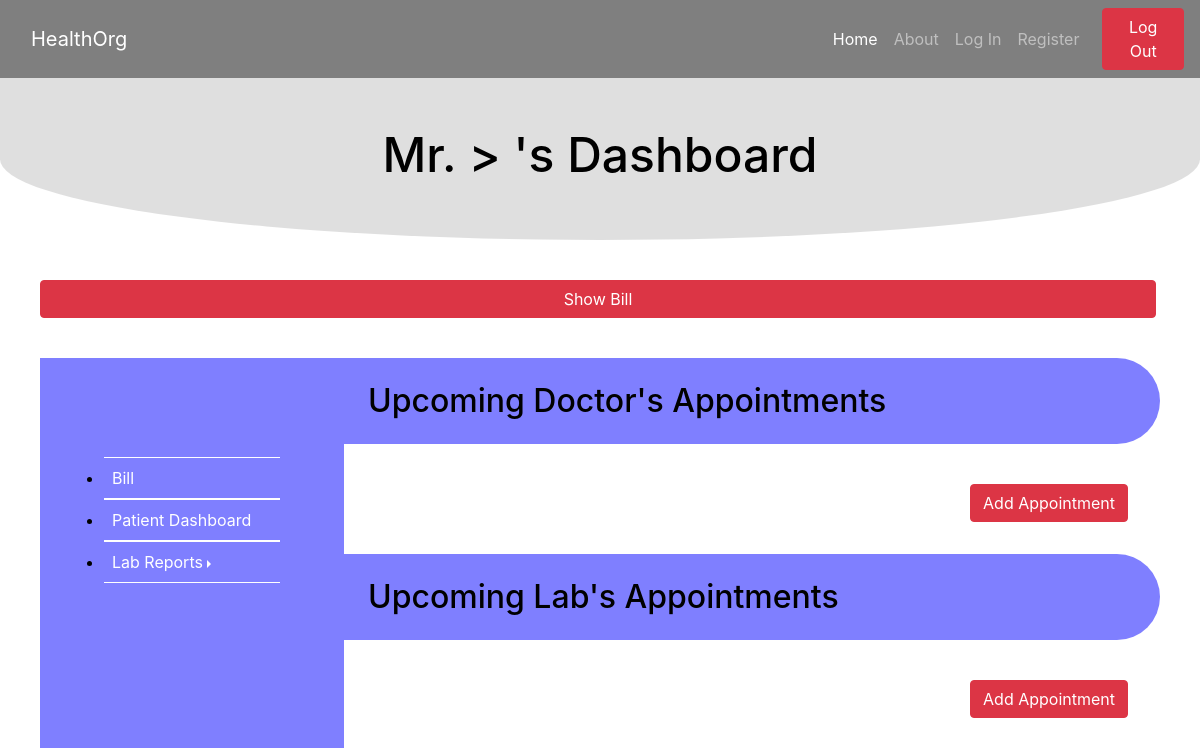
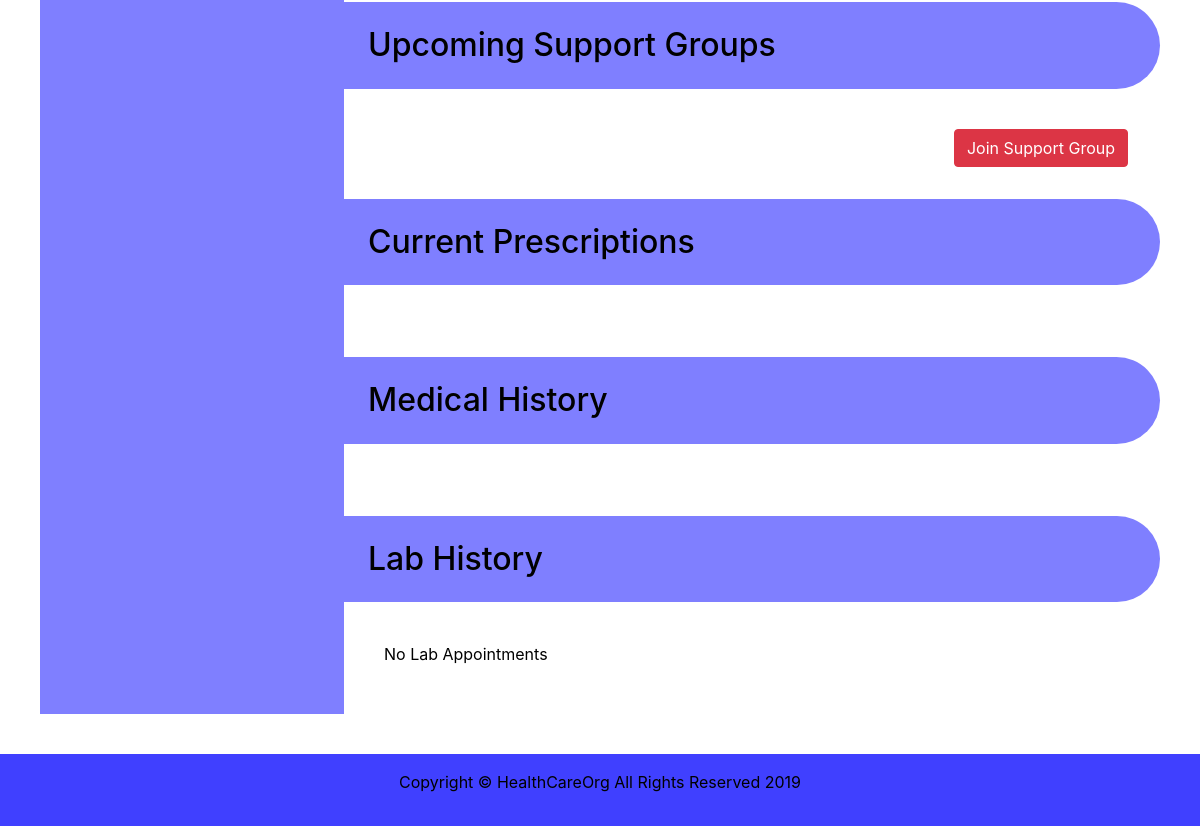
The app's page /patient/4, older data (2 pictures, top to bottom).
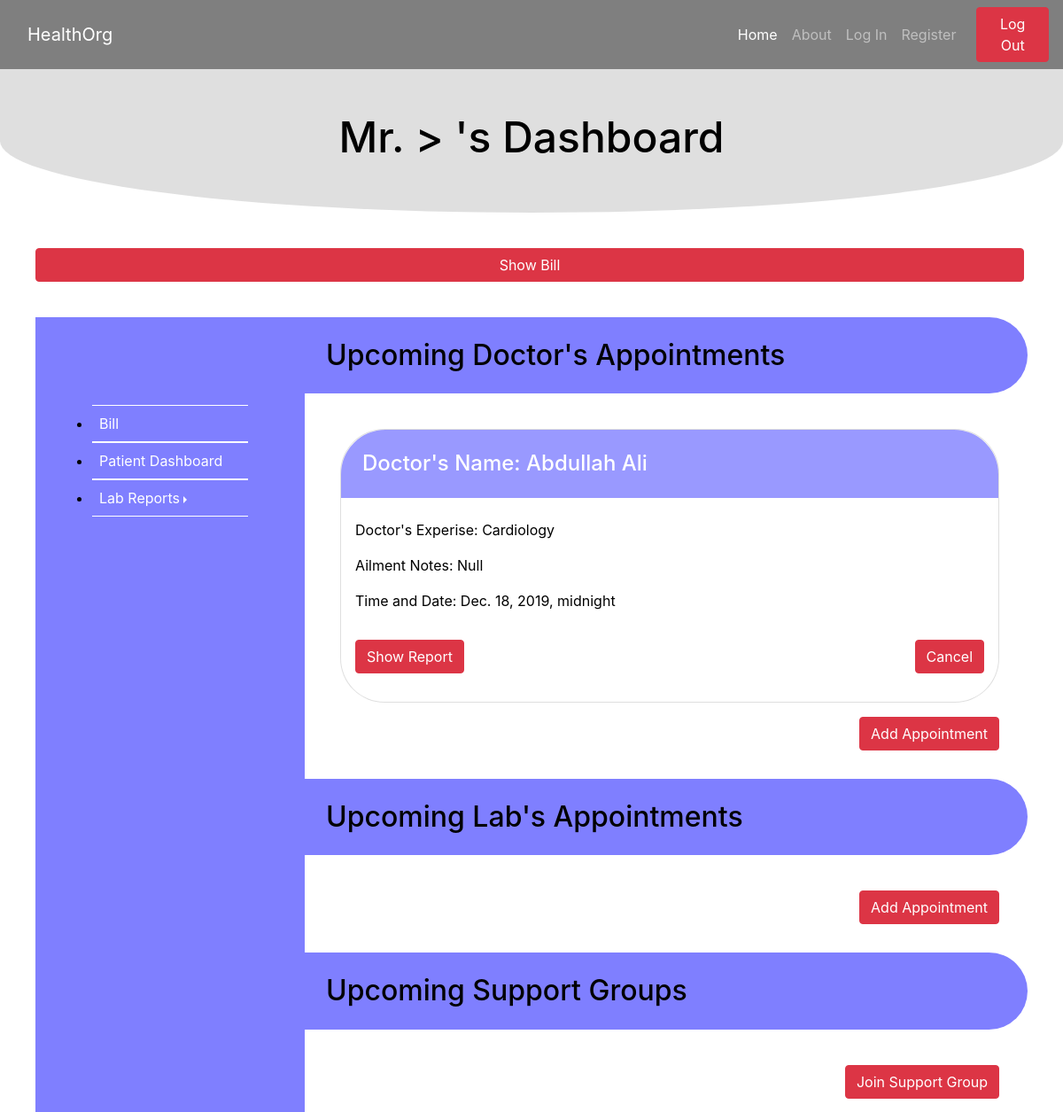
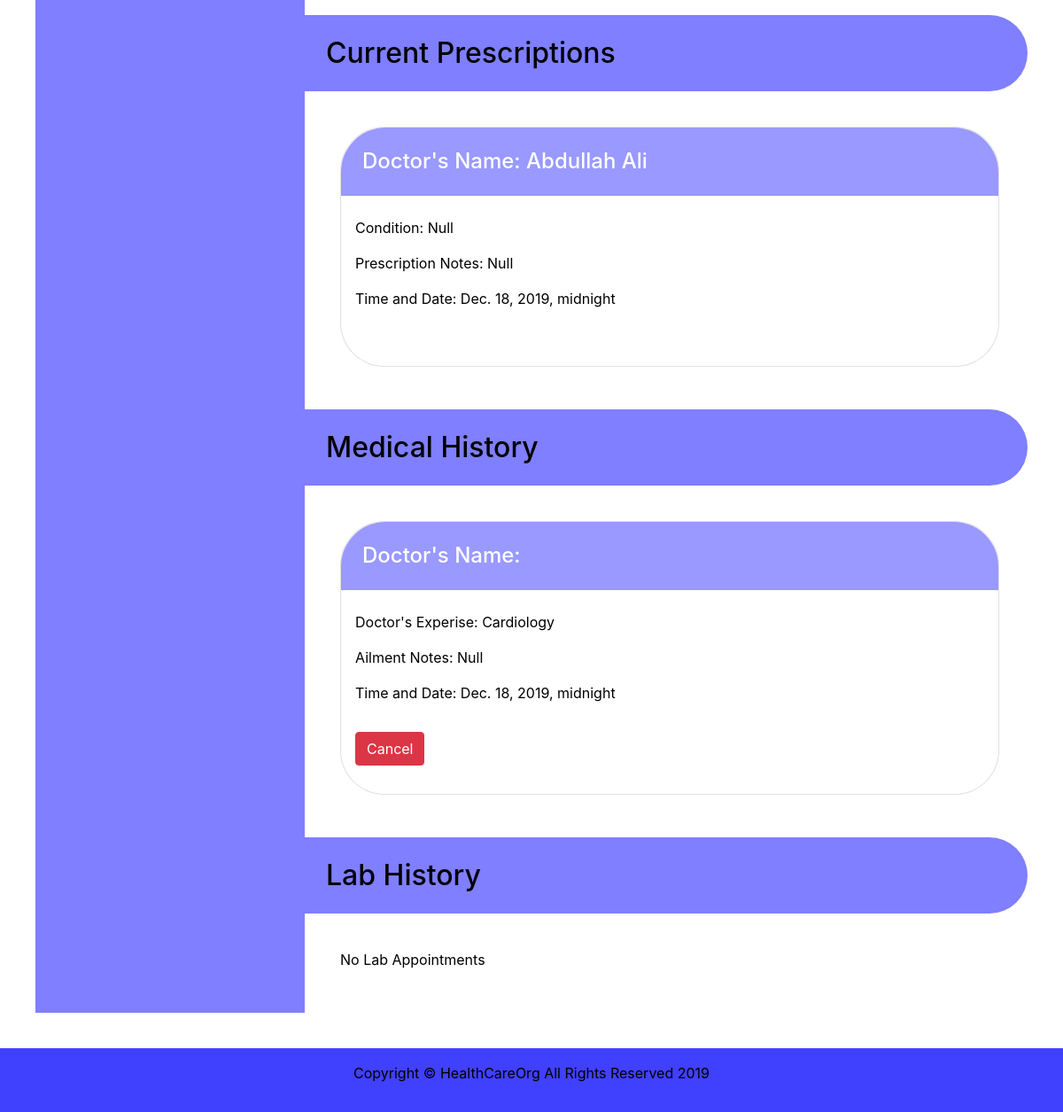
The same page, newer data (2 pictures, top to bottom).
### main/models.py (models this page shows, shortened)
class Staff(User):
    joining_date = models.DateTimeField()
    salary = models.PositiveIntegerField(default=0)
    class Meta:
        verbose_name = "Staff"
        verbose_name_plural = "Staff"

class Doctor(Staff):
    specialization = models.CharField(max_length=100, null=True)
    fee = models.PositiveIntegerField(default=0)
    starting_time = models.TimeField()
    end_time = models.TimeField()
    class Meta:
        verbose_name = "Doctor"
        verbose_name_plural = "Doctors"

class User(AbstractUser):
    username = None
    email = models.EmailField(_('email address'), unique=True)
    USERNAME_FIELD = 'email'
    REQUIRED_FIELDS = ['first_name']
    objects = CustomUserManager()
    address = models.CharField(max_length=100, null=True)
    MALE = 'm'
    FEMALE = 'f'
    NONE = 'n'
    genders = [(MALE, 'male'),
                (FEMALE, 'female'),
                (NONE, 'None'),]
    gender = models.CharField(max_length=1, choices=genders, default=NONE)
    phone = models.CharField(max_length=11, null=True)
    cnic = models.CharField(max_length=15, null=True)
    age = models.PositiveIntegerField(default=0)
    @property
    def full_name(self):
        return '%s %s' % (self.first_name, self.last_name)

class Appointment(models.Model):
    notes = models.CharField(max_length=200, null=True)
    cancelled = models.BooleanField(default=False)
    time = models.DateTimeField()
    patient = models.ForeignKey(Patient, on_delete=models.CASCADE)
    def __str__(self):
        return self.patient.first_name + " Appointment" + self.time.__str__()
    class meta:
        abstract = True
        verbose_name = "Appointment"

class Prescription(models.Model):
    appointment = models.OneToOneField(DoctorAppointment, on_delete=models.CASCADE)
    tests = models.ManyToManyField('LabTest')
    conditions = models.TextField(max_length=500, null=True)
    notes = models.TextField(max_length=500, null=True)
    def __str__(self):
        return self.appointment.__str__() + " Prescription"
    class Meta:
        verbose_name = "Prescription"

### patient/views.py (the view)
# urls.py: path('', index),
def index(request, patient_id):
    patient = Patient.objects.get(pk=patient_id)
    docAppointments = DoctorAppointment.objects.filter(patient = patient_id).order_by('-time')
    docAppointments1 = DoctorAppointment.objects.filter(patient = patient_id)
    labAppointments = LabAppointment.objects.filter(patient = patient_id)
    labAppointments1 = LabAppointment.objects.filter(patient = patient_id)
    doctors = Doctor.objects.filter(pk__in = docAppointments.values_list('doctor'))
    doctors1 = Doctor.objects.filter(pk__in = docAppointments1.values_list('doctor'))
    conductors = HelpingStaff.objects.filter(pk__in = labAppointments.values_list('conducted_by'),role='ls')
    conductors1 = HelpingStaff.objects.filter(pk__in = labAppointments1.values_list('conducted_by'),role='ls')
    prescriptions = Prescription.objects.filter(appointment__in = docAppointments1)
    drugs = Drug.objects.filter(prescription__in = prescriptions)
    supportGroups = SupportGroup.objects.filter(members = patient_id)
    supportGroupConductors = SupportGroupConductor.objects.filter(pk__in = supportGroups.values_list('conducted_by'))
    print(patient.full_name)
    print(docAppointments)
    for docAppointment in docAppointments:
        print(docAppointment.doctor.id)
    print(prescriptions)
    context = {"patient" : patient,"docAppointments": docAppointments,
        "docAppointments1": docAppointments1,"labAppointments":labAppointments,
        "doctors":doctors,"doctors1":doctors1,"conductors":conductors,
        "conductors1":conductors1,"prescriptions": prescriptions,
        "drugs":drugs,"supportGroups" : supportGroups,
        "supportGroupsConductors" : supportGroupConductors}
    return render(request, 'patient/index.html', context=context)

### templates/patient/index.html (shortened to what this page needs)
{% extends 'base.html' %}
{% block content %}
{% include 'partials/_header.html' %}
<div class="patientPage">
<div class="patientHeader">
    <h1>Mr. {{patient.first_name}} > {{patient.last_name}}'s Dashboard</h1>
</div>
<a  href=" {% url 'patient:bill' patient.id %}" class="btn btn-danger">Show Bill</a>
<div class="mainContent patientContent">
    {% include 'partials/_aside.html' %}
    <article>
        <h2>Upcoming Doctor's Appointments</h2>
        <section class="cards upcoming-appointments">
            {% if docAppointments != null %}
                {% for docAppointment in docAppointments%}
                <div class="card appointment">
                    {% for doctor in doctors %}
                        {% if docAppointment.doctor.id == doctor.id %}
                            <h3>Doctor's Name: {{doctor.first_name}} {{doctor.last_name}}</h3>
                            <div class="appointment-content">
                                <div class="appointment-text">
                                    <p>Doctor's Experise: {{doctor.specialization}}</p>
                                    <p>Ailment Notes: {{docAppointment.notes}}</p>
                                    <span>Time and Date: {{docAppointment.time}}</span>
                                </div>
                                <div class="actionable">
                                    <button class="btn btn-danger">Show Report</button>
                                    <button class="btn btn-danger">Cancel</button>
                                </div>
                            </div>
                        {% endif %}
                    {% endfor %}
                </div>
                {% endfor %}
            {% else %}
                <p>No Upcoming Appointments within 3 days</p>
            {% endif %}
            <a href="{% url 'patient:getAppointment' patient.id %}" class="btn btn-danger addAppointment">Add Appointment</a>
        </section>
        <h2>Upcoming Lab's Appointments</h2>
        <section class="cards upcoming-appointments">
            <a href="#" class="btn btn-danger addAppointment">Add Appointment</a>
        </section>
        <h2>Upcoming Support Groups</h2>
        <section class="cards upcoming-appointments">
            <a href="#" class="btn btn-danger addAppointment">Join Support Group</a>
        </section>
        <h2>Current Prescriptions</h2>
        <section class="cards upcoming-appointments">
            {% if prescriptions != null %}
                {% for prescription in prescriptions %}
                <div class="card appointment">
                    {% for docAppointment in docAppointments %}
                        {% if docAppointment.id == prescription.appointment.id %}
                            {% for doctor in doctors %}
                                {% if doctor.id == docAppointment.doctor.id %}
                                    <h3>Doctor's Name: {{doctor.first_name}}  {{doctor.last_name}}</h3>
                                    <div class="appointment-content">
                                        <div class="appointment-text">
                                            <p>Condition: {{prescription.conditions}}</p>
                                            <p>Prescription Notes: {{prescription.notes}}</p>
                                            <span>Time and Date: {{docAppointment.time}}</span>
                                        </div>
                                    </div>
                                {% endif %}
                            {% endfor %}
                        {% endif %}
                    {% endfor %}
                </div>
                {% endfor %}
            {% else %}
                <p>No Prescription Found</p>
            {% endif %}
        </section>
        <h2>Medical History</h2>
        <section class="cards upcoming-appointments">
            {% if docAppointments1 != null %}
                {% for docAppointment in docAppointments1%}
                <div class="card appointment">
                    {% for doctor in doctors1 %}
                        {% if docAppointment.doctor.id == doctor.id %}
                            <h3>Doctor's Name: {{conductor.first_name}}  {{conductor.last_name}}</h3>
                            <div class="appointment-content">
                                <div class="appointment-text">
                                    <p>Doctor's Experise: {{doctor.specialization}}</p>
                                    <p>Ailment Notes: {{docAppointment.notes}}</p>
                                    <span>Time and Date: {{docAppointment.time}}</span>
                                </div>
                                <div class="actionable">
                                    <button class="btn btn-danger">Cancel</button>
                                </div>
                            </div>
                        {% endif %}
                    {% endfor %}
                </div>
                {% endfor %}
            {% else %}
                <p>No Doctor Appointments</p>
            {% endif %}
        </section>
        <h2>Lab History</h2>
        <section class="cards upcoming-appointments">
            {% if labAppointments1 != null %}
                {% for labAppointment in labAppointments1%}
                <div class="card appointment">
                    {% for conductor in conductors1 %}
                        {% if labAppointment.conducted_by == conductor.pk %}
                            <h3>Conductor's Name: {{conductor.first_name}} > {{conductor.last_name}}</h3>
                            <div class="appointment-content">
                                <div class="appointment-text">
                                    <span>Time and Date: {{labAppointment.time}}</span>
                                </div>
                                <div class="actionable">
                                    <a href="{% url 'patient:labReport' patient.id labAppointment.id %}" class="btn btn-danger">Show Report</a>
                                    <button class="btn btn-danger">Cancel</button>
                                </div>
                            </div>
                        {% endif %}
                    {% endfor %}
                </div>
                {% endfor %}
            {% else %}
                <p>No Lab Appointments</p>
            {% endif %}
         </section>
    </article>
</div>
</div>
{% endblock %}

### templates/base.html (shortened to what this page needs)
<!DOCTYPE html>
{% load static %}
<html lang="en">
<head>
    <link rel="stylesheet" href="https://stackpath.bootstrapcdn.com/bootstrap/4.4.1/css/bootstrap.min.css">
    <link rel="stylesheet" href="{% static 'css/main-styles.css' %}">
</head>
<body>
    {% block content %}{% endblock %}
    {% include 'partials/_footer.html' %}
</body>
</html>

### templates/partials/_header.html (shortened to what this page needs)
<header class="masthead sticky-top">
	<div class="inner">
		<nav class="navbar navbar-expand-lg navbar-dark">
			<div class="container d-flex flex-row justify-content-between">
				<a class="navbar-brand" href="/">HealthOrg</a>
				<div class="collapse navbar-collapse justify-content-end flex-row" id="navbarSupportedContent">
					<ul class="navbar-nav">
					  <li class="nav-item active">
						<a class="nav-link" href="{% url 'main:index' %}">Home <span class="sr-only">(current)</span></a>
					  </li>
					  <li class="nav-item">
						<a class="nav-link" href="{% url 'main:about'%}">About</a>
					  </li>
					  <li class="nav-item">
						<a class="nav-link" href="{% url 'main:login'%}">Log In</a>
					  </li>
					  <li class="nav-item">
						<a class="nav-link" href="{% url 'main:register'%}">Register</a>
					  </li>
					</ul>
				  </div>
			</div>
			<button class="btn btn-danger" type="button">Log Out</button>
		</nav>
	</div>
</header>

### templates/partials/_aside.html (shortened to what this page needs)
<aside>
    <nav>
        <ul class="sidebarLinks">
            <li>
                <a href="#">Bill</a>
            </li>
            <li>
                <a href="#">Patient Dashboard</a>
            </li>
            <li class="dropright">
                <a href="#" class= "dropdown-toggle" href="#" role="button" id="dropdownMenuLink" data-toggle="dropdown" aria-haspopup="true" aria-expanded="false">Lab Reports</a>
            </li>
        </ul>
    </nav>
</aside>

### templates/partials/_footer.html
<footer class="mastfoot text-center">
    <p>Copyright &copy; HealthCareOrg All Rights Reserved 2019</p>
</footer>

### static/css/main-styles.css (style rules this page uses)
.roundCorners { animation-name: roundCorners; animation-duration: 0.25s; animation-delay: 1s; animation-iteration-count: 1; animation-fill-mode: forwards; }
html, body { height: auto; }
body { color: #000; display: flex; min-height: 100vh; flex-direction: column; justify-content: space-between }
a, a:focus, a:hover { color: #fff; }
h1 { color: rgba(0, 0, 255, 0.75); font-size: 3rem; }
h2 { font-size: 2rem; }
h3 { font-size: 1.5rem; }
.mainContent { display: flex; }
.mainContent aside { background: rgba(0, 0, 255, 0.5); padding: 4em; }
ul.sidebarLinks { padding: 20% 0 0; width: 11rem; }
.sidebarLinks > li { padding: 0.5em; border-top: 0.5px solid white; border-bottom: 0.5px solid white; }
.masthead { margin-bottom: 2rem; }
.navbar { background-color: rgba(0, 0, 0, 0.5); }
.navbar-dark .navbar-nav .active>.nav-link, .navbar-dark .navbar-nav .nav-link.active, .navbar-dark .navbar-nav .nav-link.show, .navbar-dark .navbar-nav .show>.nav-link { color: #fff; }
.masthead { margin-bottom: 0; }
.service-cards,.appointments,.recur-patients,.upcoming-appointments { padding: 2em 2em 0; }
.service-cards .card,.appointments .card,.recur-patients .card,.upcoming-appointments .card { flex-direction: row; margin-bottom: 1em; background-color: rgba(0,0,0,0.5); color:white; border-radius: 50px; }
.mastfoot { background-color: rgba(0, 0, 255, 0.75); padding: 1em 2em; }
.patientHeader { background-color: rgba(127,127,127,0.25); text-align: center; padding: 3em 0; border-bottom-left-radius: 0% 0%; border-bottom-right-radius: 0% 0%; }
.patientHeader h1 { color: black; }
.mainContent.docContent,.mainContent.patientContent { padding: 0 2.5em 2.5em; }
.appointments .card,.recur-patients .card,.upcoming-appointments .card { background-color: transparent; color: black; flex-direction: column; border-radius: 50px; }
.upcoming-appointments .card,.labReports .card { background-color: rgba(255,255,255,0.75); }
.appointments,.recur-patients,.upcoming-appointments { margin: 0 0 2em 0.5em; display: flex; flex-direction: column; }
.addAppointment { align-self: flex-end; }
.appointment-content,.recur-patient-content { display: flex; flex-direction: column; justify-content: space-between; width: 100%; padding: 1em 1em 2em; }
.appointment-text,.recur-patient-text { margin-bottom: 2em; }
.appointments h3,.recur-patients h3,.upcoming-appointments h3 { background-color: rgba(0, 0, 255, 0.4); padding: 1em; color: white; border-top-right-radius: 50px; border-top-left-radius: 50px; }
.docContent h2,.patientContent h2 { background-color: rgba(0, 0, 255, 0.5); color: black; border-radius: 0 50px 50px 0; padding: 0.75em; }
.patientContent article { width: 100%; }
.patientContent .actionable { display: flex; justify-content: space-between; }
.patientPage > .btn.btn-danger { margin: 2.5em 2.5em; width: 93%; }

Row changes from the older to the newer data that the page shows:
now on this page (row unchanged): Doctor: first_name "Abdullah", last_name "Ali", specialization "Cardiology"
added Appointment: notes "Null", time "Dec. 18, 2019, midnight"
added Prescription: conditions "Null", notes "Null"
